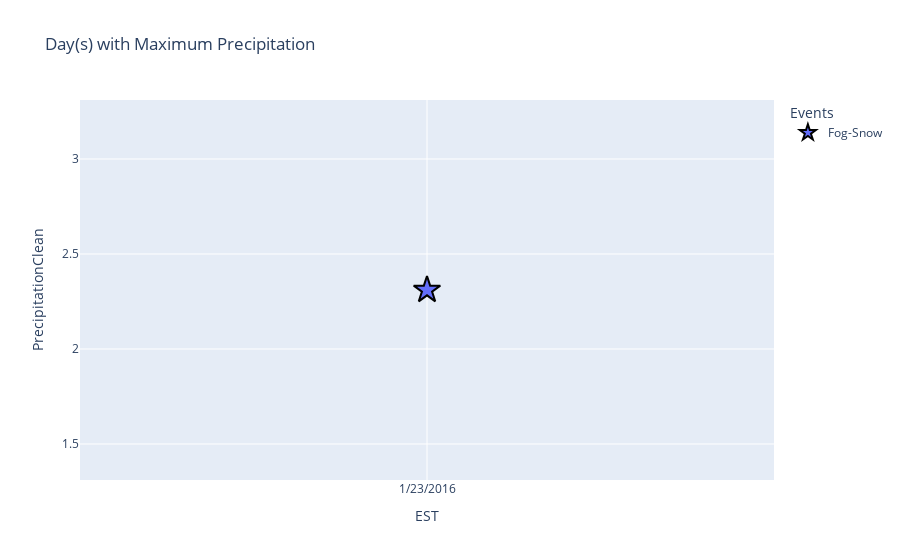

Notebook cell for this chart:
### Code cell
#3 Find max precipitation day(s) by ploty

fig = px.scatter(
    max_rain,
    x="EST", y="PrecipitationClean",
    color="Events",
    size="Temperature",
    title=" Day(s) with Maximum Precipitation",
    hover_data=["Temperature"]
)

# Better markers
fig.update_traces(marker=dict(symbol="star", size=20, line=dict(width=2, color="black")))
fig.write_image("images/max_precipitation_by_day(s).png")
fig.show()

### Figure 1 — Plotly figure (JSON) as saved in the notebook; plotly's stock layout.template omitted (floating-point values rounded to 4 significant figures)
{"data": [{"customdata": [[26]], "hovertemplate": "Events=Fog-Snow<br>EST=%{x}<br>PrecipitationClean=%{y}<br>Temperature=%{customdata[0]}<extra></extra>", "legendgroup": "Fog-Snow", "marker": {"color": "#636efa", "line": {"color": "black", "width": 2}, "size": 20, "sizemode": "area", "sizeref": 0.065, "symbol": "star"}, "mode": "markers", "name": "Fog-Snow", "orientation": "v", "showlegend": true, "type": "scatter", "x": ["1/23/2016"], "xaxis": "x", "y": [2.311], "yaxis": "y"}], "layout": {"legend": {"itemsizing": "constant", "title": {"text": "Events"}, "tracegroupgap": 0}, "title": {"text": " Day(s) with Maximum Precipitation"}, "xaxis": {"anchor": "y", "domain": [0, 1], "title": {"text": "EST"}}, "yaxis": {"anchor": "x", "domain": [0, 1], "title": {"text": "PrecipitationClean"}}}}
